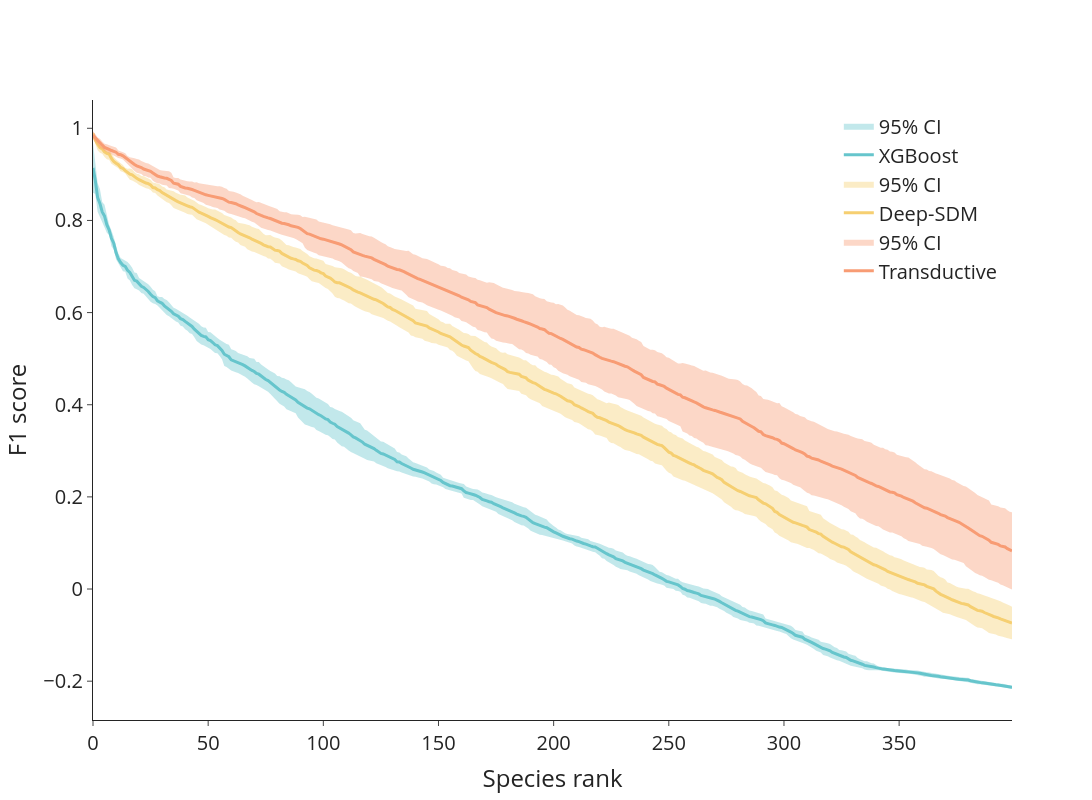

Write notebook code for a chart like this one.
### Code cell
import matplotlib.pyplot as plt
fig = go.Figure()

colors = px.colors.qualitative.Pastel

# CI band — upper and lower as a filled trace

for i, n in enumerate(names):

    if errors[i] is not None:

        fig.add_trace(go.Scatter(
            x=np.concatenate([np.arange(400), np.arange(400)[::-1]]),
            y=np.concatenate([scores[i] + errors[i], (scores[i] - errors[i])[::-1]]),
            fill='toself',
            fillcolor=colors[i % len(colors)].replace('rgb(', 'rgba(').replace(')', ', 0.4)'),
            line=dict(color='rgba(255,255,255,0)'),  # no border line
            name='95% CI',
        ))

    # Mean curve (on top)
    fig.add_trace(go.Scatter(
        x=np.arange(400), y=np.array(scores[i]),
        mode='lines',
        line=dict(color=colors[i % len(colors)], width=3),
        name=n,
    ))

fig.update_layout(
    template='simple_white',
    width=1200, height=800,
    title='', #'Presence-absence classification',
    xaxis_title='Species rank',
    yaxis_title='F1 score',
    font=dict(size=20),
    legend_title_text='',
    legend=dict(yanchor="top",
                y=0.99,
                xanchor="right",
                x=0.99)
)

fig.show()

### Figure 1 — Plotly figure (JSON) as saved in the notebook; plotly's stock layout.template omitted (floating-point values rounded to 4 significant figures; data arrays with more than 128 entries replaced by an {"elided": "..."} marker saying what was removed)
{"data": [{"fill": "toself", "fillcolor": "rgba(102, 197, 204, 0.4)", "line": {"color": "rgba(255,255,255,0)"}, "name": "95% CI", "type": "scatter", "x": {"elided": "800 int values"}, "y": {"elided": "800 float values"}}, {"line": {"color": "rgb(102, 197, 204)", "width": 3}, "mode": "lines", "name": "XGBoost", "type": "scatter", "x": {"elided": "400 int values"}, "y": {"elided": "400 float values"}}, {"fill": "toself", "fillcolor": "rgba(246, 207, 113, 0.4)", "line": {"color": "rgba(255,255,255,0)"}, "name": "95% CI", "type": "scatter", "x": {"elided": "800 int values"}, "y": {"elided": "800 float values"}}, {"line": {"color": "rgb(246, 207, 113)", "width": 3}, "mode": "lines", "name": "Deep-SDM", "type": "scatter", "x": {"elided": "400 int values"}, "y": {"elided": "400 float values"}}, {"fill": "toself", "fillcolor": "rgba(248, 156, 116, 0.4)", "line": {"color": "rgba(255,255,255,0)"}, "name": "95% CI", "type": "scatter", "x": {"elided": "800 int values"}, "y": {"elided": "800 float values"}}, {"line": {"color": "rgb(248, 156, 116)", "width": 3}, "mode": "lines", "name": "Transductive", "type": "scatter", "x": {"elided": "400 int values"}, "y": {"elided": "400 float values"}}], "layout": {"font": {"size": 20}, "height": 800, "legend": {"title": {"text": ""}, "x": 0.99, "xanchor": "right", "y": 0.99, "yanchor": "top"}, "title": {"text": ""}, "width": 1200, "xaxis": {"title": {"text": "Species rank"}}, "yaxis": {"title": {"text": "F1 score"}}}}
